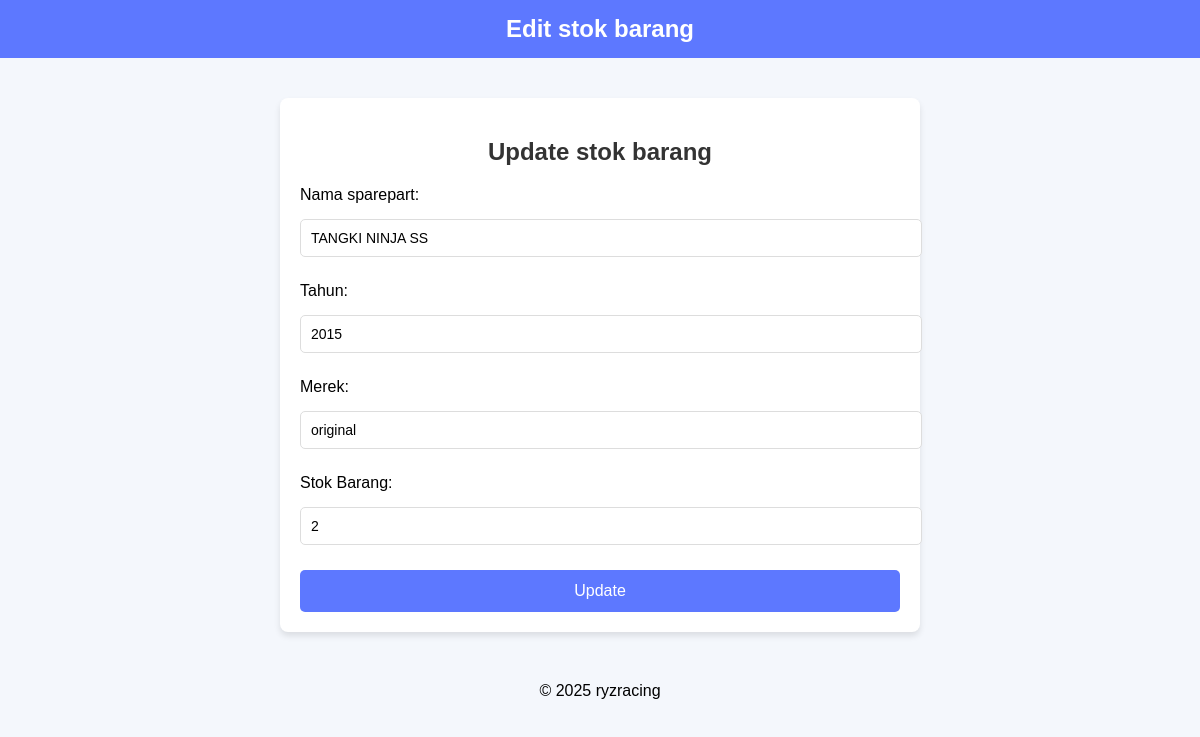
Page /edit.php?id=4 (signed in) on the committed database.
### tables this page shows
CREATE TABLE `alat` (
  `id` int(11) NOT NULL,
  `nama_sparepart` varchar(100) NOT NULL,
  `tahun` int(11) NOT NULL,
  `merek` varchar(100) NOT NULL,
  `lokasi` varchar(100) NOT NULL,
  `stok barang` int(11) NOT NULL
);

### edit.php (the view, shortened to what this page needs)
<?php
include("config.php");
$id = $_GET['id'];
$result = mysqli_query($mysqli, "SELECT * FROM alat WHERE id=$id");
$user_data = mysqli_fetch_array($result);
$nama_sparepart = $user_data['nama_sparepart'];
$tahun = $user_data['tahun'];
$merek = $user_data['merek'];
$stok_barang = $user_data['stok barang'];
?>
<!DOCTYPE html>
<html lang="en">
<head>
</head>
<body>
<header>
    <b>Edit stok barang</b>
</header>
<div class="container">
    <h2>Update stok barang</h2>
    <form action="edit.php" method="post">
        <div class="form-group">
            <label for="nama_sparepart">Nama sparepart:</label>
            <input type="text" name="nama_sparepart" value="<?php echo $nama_sparepart; ?>" required>
        </div>
        <div class="form-group">
            <label for="tahun">Tahun:</label>
            <input type="text" name="tahun" value="<?php echo $tahun; ?>" required>
        </div>
        <div class="form-group">
            <label for="merek">Merek:</label>
            <input type="text" name="merek" value="<?php echo $merek; ?>" required>
        </div>
        <div class="form-group">
            <label for="stok_barang">Stok Barang:</label>
            <input type="text" name="stok_barang" value="<?php echo $stok_barang; ?>" required>
        </div>
        <input type="submit" name="update" value="Update">
    </form>
</div>
<footer>
    &copy; 2025 ryzracing
</footer>
</body>
</html>

### edit.php (style rules this page uses)
body { font-family: 'Arial', sans-serif; background-color: #f4f7fc; margin: 0; padding: 0; }
header { background-color: #5d78ff; color: white; padding: 15px 0; text-align: center; font-size: 24px; }
.container { width: 50%; margin: 40px auto; background-color: white; padding: 20px; border-radius: 8px; box-shadow: 0 4px 6px rgba(0, 0, 0, 0.1); }
h2 { text-align: center; color: #333; }
label { font-size: 16px; margin: 10px 0 5px; display: block; }
input[type="text"] { width: 100%; padding: 10px; margin: 10px 0; border: 1px solid #ddd; border-radius: 5px; font-size: 14px; }
input[type="submit"] { background-color: #5d78ff; color: white; padding: 12px 20px; border: none; border-radius: 5px; cursor: pointer; font-size: 16px; width: 100%; }
.form-group { margin-bottom: 15px; }
footer { text-align: center; padding: 10px 0; background-color: #f4f7fc; margin-top: 20px; }

### rows in the picture
alat: nama_sparepart "TANGKI NINJA SS", tahun "2015", merek "original", stok_barang "2"
